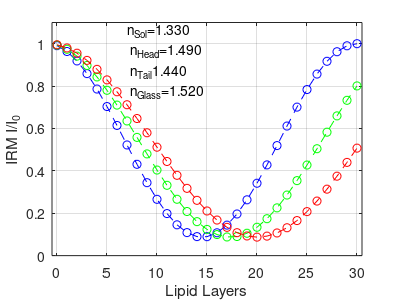
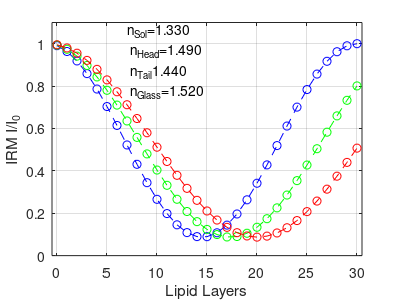
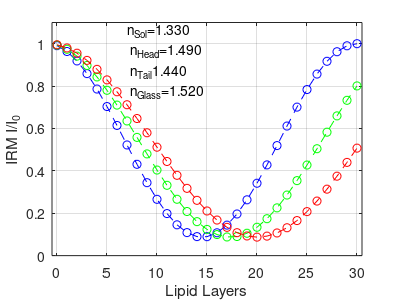

These figures' MATLAB source, in order:
%% III: Head-Tail Simulation, No Adlayer
clear; clc;

%IRM Light Wavelength
lambda1 = 450e-9;
lambda2 = 532e-9; 
lambda3 = 610e-9;

%Refractive Indices
n0 = 1.52; %Substrate refractive index
n1 = 1.49; %Phosphocholine lipid head group refractive index
n2 = 1.44; %Lipid tail group refractive index (octadecane used in model)
n3 = 1.33; %PBS top solution refractive index

%Distances and Wavelength
m = 0:30;
npoint=max(size(m));
d1 = 0.5e-9; %Phosphocholine head thickness
d2 = 4e-9; %Tail thickness

%Fresnel Reflectance Coefficients
r01 = (n0-n1)/(n0+n1); %Substrate to head
r12 = (n1-n2)/(n1+n2); %Head to tail
r21 = -r12; %Tail to head
r13 = (n1-n3)/(n1+n3); %Head to top solution

%Fresnel Transmittance Coefficients
t01 = 2*n0/(n0+n1);  %Substrate to head
t12 = 2*n1/(n1+n2); %Head to tail
t21 = 2*n2/(n1+n2); %Tail to head
t13 = 2*n1/(n1+n3); %Head to top solution 

%Transfer Matrices between layers
M01 = [1,r01;r01,1]/t01; %Substrate to head
M12 = [1,r12;r12,1]/t12; %Head to tail
M21 = [1,r21;r21,1]/t21; %Tail to head
M13 = [1,r13;r13,1]/t13; %Head to top solution 

%Transfer Matrices within layers - 450 nm
phi1_l1 = 2*pi*n1*d1/lambda1; %Head
phi2_l1 = 2*pi*n2*d2/lambda1; %Tail
M1_l1 = [exp(1i*phi1_l1),0;0,exp(-1*1i*phi1_l1)]; %Head
M2_l1 = [exp(1i*phi2_l1),0;0,exp(-1*1i*phi2_l1)]; %Tail

%Transfer Matrices within layers - 532 nm
phi1_l2 = 2*pi*n1*d1/lambda2; %Head
phi2_l2 = 2*pi*n2*d2/lambda2; %Tail
M1_l2 = [exp(1i*phi1_l2),0;0,exp(-1*1i*phi1_l2)]; %Head
M2_l2 = [exp(1i*phi2_l2),0;0,exp(-1*1i*phi2_l2)]; %Tail

%Transfer Matrices within layers - 610 nm
phi1_l3 = 2*pi*n1*d1/lambda3; %Head
phi2_l3 = 2*pi*n2*d2/lambda3; %Tail
M1_l3 = [exp(1i*phi1_l3),0;0,exp(-1*1i*phi1_l3)]; %Head
M2_l3 = [exp(1i*phi2_l3),0;0,exp(-1*1i*phi2_l3)]; %Tail

%Light Pathway: m01 - j(m1 - m12 - m2 - m21 - m1) - m13
for j=1:npoint
	M_l1 = M01*[(M1_l1*M12*M2_l1*M21*M1_l1)^j]*M13;
	r_l1(j)=M_l1(2,1)/M_l1(1,1);
    t_l1(j)=1/M_l1(1,1);
	
	M_l2 = M01*[(M1_l2*M12*M2_l2*M21*M1_l2)^j]*M13;
	r_l2(j)=M_l2(2,1)/M_l2(1,1);
    t_l2(j)=1/M_l2(1,1);
	
	M_l3 = M01*[(M1_l3*M12*M2_l3*M21*M1_l3)^j]*M13;
	r_l3(j)=M_l3(2,1)/M_l3(1,1);
    t_l3(j)=1/M_l3(1,1);
end
for k=1:npoint
        R_l1(k)=norm(r_l1(k))^2;
        T_l1(k)=norm(t_l1(k))^2*n3/n0;
		
		R_l2(k)=norm(r_l2(k))^2;
        T_l2(k)=norm(t_l2(k))^2*n3/n0;
		
		R_l3(k)=norm(r_l3(k))^2;
        T_l3(k)=norm(t_l3(k))^2*n3/n0;
end

Rbg=(((n0-n3)./(n0+n3)).^2);
CIRM_l1=R_l1./Rbg;
CIRM_l2=R_l2./Rbg;
CIRM_l3=R_l3./Rbg;


%Creating the graph
figure(2);
plot(m,CIRM_l1,'b--o')
hold on 
plot(m,CIRM_l2,'g--o')
plot(m,CIRM_l3,'r--o')
hold off
xlabel('Lipid Layers')
ylabel('IRM I/I_0')
grid on;
ylim([0,1.1])
xlim([min(m)-0.5,max(m)+0.5])
textct=sprintf('n_S_o_l=%4.3f\n n_H_e_a_d=%4.3f\n n_T_a_i_l%4.3f\n n_G_l_a_s_s=%4.3f\n',n3,n1,n2,n0);
% text('Position',[20 1 0]);
% text(min(xlim())+0.6*(max(xlim())-min(xlim())),0.8*min(ylim())+0.2*(max(ylim())-min(ylim())),textct);
text(7,0.9,textct);

set(gcf,'PaperUnits','inches','PaperPosition',[0 0 4 3])
opfnhead=sprintf('nSol=%4.2f,nHead=%4.2f,nTail=%4.2f, wavelength=%4.1fnm, HeadTailNoAdlayer',n3,n1,n2,lambda1*1e9);
print([opfnhead,'.png'],'-dpng');
dlmwrite([opfnhead,'.dat'],[m,CIRM_l1],'\t');
I_glass=4000;
Mimg=I_glass*ones(1024,1024);
Mimg(212:812,212:812)=I_glass*CIRM_l1(2);
Mimg(412:612,412:612)=I_glass*CIRM_l1(3);
imwrite(uint16(Mimg),[opfnhead,'.tif']);

opfnhead=sprintf('nSol=%4.2f,nHead=%4.2f,nTail=%4.2f, wavelength=%4.1fnm, HeadTailNoAdlayer',n3,n1,n2,lambda2*1e9);
print([opfnhead,'.png'],'-dpng');
dlmwrite([opfnhead,'.dat'],[m,CIRM_l2],'\t');
I_glass=4000;
Mimg=I_glass*ones(1024,1024);
Mimg(212:812,212:812)=I_glass*CIRM_l2(2);
Mimg(412:612,412:612)=I_glass*CIRM_l2(3);
imwrite(uint16(Mimg),[opfnhead,'.tif']);

opfnhead=sprintf('nSol=%4.2f,nHead=%4.2f,nTail=%4.2f, wavelength=%4.1fnm, HeadTailNoAdlayer',n3,n1,n2,lambda3*1e9);
print([opfnhead,'.png'],'-dpng');
dlmwrite([opfnhead,'.dat'],[m,CIRM_l3],'\t');
I_glass=4000;
Mimg=I_glass*ones(1024,1024);
Mimg(212:812,212:812)=I_glass*CIRM_l3(2);
Mimg(412:612,412:612)=I_glass*CIRM_l3(3);
imwrite(uint16(Mimg),[opfnhead,'.tif']);
